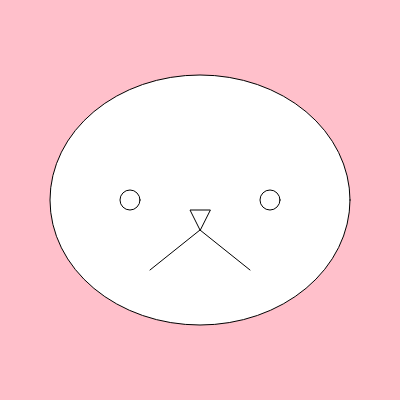
Frame 1 (no input)
Frame 60 (no input): identical to frame 1, image omitted
Frame 120 (the mouse pressed at the canvas centre since frame 60): identical to frame 1, image omitted

The p5.js sketch that drew this single still picture (run headless with seeded random() and noise() and a simulated clock; from frame 60 on, the mouse is pressed at the canvas centre):

// p5.js sketch
// ── sketch.js
function setup() {
  createCanvas(400, 400);
}

function draw() {
  background("pink");

  ellipse(200, 200, 300, 250);

  circle(130, 200, 20, 20);
  circle(270, 200, 20, 20);
  triangle(200, 230, 190, 210, 210,210 );
  line(200, 230, 250, 270);
  line(200, 230, 150, 270);
}
